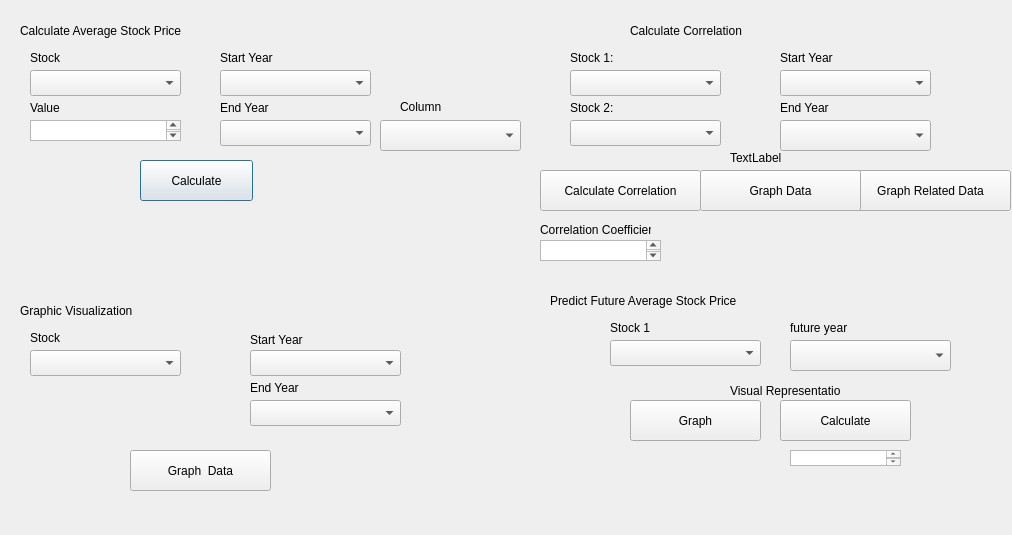
<?xml version="1.0" encoding="UTF-8"?>
<ui version="4.0">
 <class>Dialog</class>
 <widget class="QDialog" name="Dialog">
  <property name="geometry">
   <rect>
    <x>0</x>
    <y>0</y>
    <width>1012</width>
    <height>535</height>
   </rect>
  </property>
  <property name="windowTitle">
   <string>Dialog</string>
  </property>
  <property name="styleSheet">
   <string notr="true"/>
  </property>
  <widget class="QComboBox" name="comboBox">
   <property name="geometry">
    <rect>
     <x>30</x>
     <y>70</y>
     <width>151</width>
     <height>26</height>
    </rect>
   </property>
  </widget>
  <widget class="QLabel" name="label">
   <property name="geometry">
    <rect>
     <x>20</x>
     <y>10</y>
     <width>461</width>
     <height>41</height>
    </rect>
   </property>
   <property name="styleSheet">
    <string notr="true">font: 26pt &quot;Georgia&quot;;</string>
   </property>
   <property name="text">
    <string>Calculate Average Stock Price</string>
   </property>
  </widget>
  <widget class="QPushButton" name="pushButton">
   <property name="geometry">
    <rect>
     <x>140</x>
     <y>160</y>
     <width>113</width>
     <height>41</height>
    </rect>
   </property>
   <property name="text">
    <string>Calculate</string>
   </property>
  </widget>
  <widget class="QTextEdit" name="textEdit">
   <property name="geometry">
    <rect>
     <x>30</x>
     <y>120</y>
     <width>151</width>
     <height>21</height>
    </rect>
   </property>
  </widget>
  <widget class="QLabel" name="label_2">
   <property name="geometry">
    <rect>
     <x>20</x>
     <y>290</y>
     <width>321</width>
     <height>41</height>
    </rect>
   </property>
   <property name="styleSheet">
    <string notr="true">font: 25pt &quot;Georgia&quot;;</string>
   </property>
   <property name="text">
    <string>Graphic Visualization</string>
   </property>
  </widget>
  <widget class="QComboBox" name="comboBox_3">
   <property name="geometry">
    <rect>
     <x>30</x>
     <y>350</y>
     <width>151</width>
     <height>26</height>
    </rect>
   </property>
  </widget>
  <widget class="QLabel" name="label_3">
   <property name="geometry">
    <rect>
     <x>30</x>
     <y>50</y>
     <width>81</width>
     <height>16</height>
    </rect>
   </property>
   <property name="text">
    <string>Stock</string>
   </property>
  </widget>
  <widget class="QLabel" name="label_5">
   <property name="geometry">
    <rect>
     <x>30</x>
     <y>330</y>
     <width>81</width>
     <height>16</height>
    </rect>
   </property>
   <property name="text">
    <string>Stock</string>
   </property>
  </widget>
  <widget class="QComboBox" name="comboBox_5">
   <property name="geometry">
    <rect>
     <x>250</x>
     <y>350</y>
     <width>151</width>
     <height>26</height>
    </rect>
   </property>
  </widget>
  <widget class="QLabel" name="label_6">
   <property name="geometry">
    <rect>
     <x>250</x>
     <y>330</y>
     <width>71</width>
     <height>20</height>
    </rect>
   </property>
   <property name="text">
    <string>Start Year</string>
   </property>
  </widget>
  <widget class="QComboBox" name="comboBox_6">
   <property name="geometry">
    <rect>
     <x>250</x>
     <y>400</y>
     <width>151</width>
     <height>26</height>
    </rect>
   </property>
  </widget>
  <widget class="QLabel" name="label_8">
   <property name="geometry">
    <rect>
     <x>250</x>
     <y>380</y>
     <width>60</width>
     <height>16</height>
    </rect>
   </property>
   <property name="text">
    <string>End Year</string>
   </property>
  </widget>
  <widget class="QPushButton" name="pushButton_2">
   <property name="geometry">
    <rect>
     <x>130</x>
     <y>450</y>
     <width>141</width>
     <height>41</height>
    </rect>
   </property>
   <property name="text">
    <string>Graph  Data</string>
   </property>
  </widget>
  <widget class="QPushButton" name="pushButton_3">
   <property name="geometry">
    <rect>
     <x>850</x>
     <y>170</y>
     <width>161</width>
     <height>41</height>
    </rect>
   </property>
   <property name="text">
    <string>Graph Related Data</string>
   </property>
  </widget>
  <widget class="QPushButton" name="pushButton_4">
   <property name="geometry">
    <rect>
     <x>540</x>
     <y>170</y>
     <width>161</width>
     <height>41</height>
    </rect>
   </property>
   <property name="text">
    <string>Calculate Correlation</string>
   </property>
  </widget>
  <widget class="QLabel" name="label_11">
   <property name="geometry">
    <rect>
     <x>550</x>
     <y>280</y>
     <width>431</width>
     <height>41</height>
    </rect>
   </property>
   <property name="styleSheet">
    <string notr="true">font: 25pt &quot;Georgia&quot;;</string>
   </property>
   <property name="text">
    <string>Predict Future Average Stock Price</string>
   </property>
  </widget>
  <widget class="QComboBox" name="comboBox_7">
   <property name="geometry">
    <rect>
     <x>610</x>
     <y>340</y>
     <width>151</width>
     <height>26</height>
    </rect>
   </property>
  </widget>
  <widget class="QLabel" name="label_12">
   <property name="geometry">
    <rect>
     <x>610</x>
     <y>320</y>
     <width>81</width>
     <height>16</height>
    </rect>
   </property>
   <property name="text">
    <string>Stock 1</string>
   </property>
  </widget>
  <widget class="QLabel" name="label_15">
   <property name="geometry">
    <rect>
     <x>790</x>
     <y>320</y>
     <width>60</width>
     <height>16</height>
    </rect>
   </property>
   <property name="text">
    <string>future year</string>
   </property>
  </widget>
  <widget class="QComboBox" name="comboBox_10">
   <property name="geometry">
    <rect>
     <x>790</x>
     <y>340</y>
     <width>161</width>
     <height>31</height>
    </rect>
   </property>
  </widget>
  <widget class="QPushButton" name="pushButton_5">
   <property name="geometry">
    <rect>
     <x>630</x>
     <y>400</y>
     <width>131</width>
     <height>41</height>
    </rect>
   </property>
   <property name="text">
    <string>Graph</string>
   </property>
  </widget>
  <widget class="QPushButton" name="pushButton_6">
   <property name="geometry">
    <rect>
     <x>780</x>
     <y>400</y>
     <width>131</width>
     <height>41</height>
    </rect>
   </property>
   <property name="text">
    <string>Calculate</string>
   </property>
  </widget>
  <widget class="QLabel" name="label_16">
   <property name="geometry">
    <rect>
     <x>630</x>
     <y>10</y>
     <width>311</width>
     <height>41</height>
    </rect>
   </property>
   <property name="styleSheet">
    <string notr="true">font: 25pt &quot;Georgia&quot;;</string>
   </property>
   <property name="text">
    <string>Calculate Correlation</string>
   </property>
  </widget>
  <widget class="QComboBox" name="comboBox_11">
   <property name="geometry">
    <rect>
     <x>570</x>
     <y>70</y>
     <width>151</width>
     <height>26</height>
    </rect>
   </property>
  </widget>
  <widget class="QLabel" name="label_17">
   <property name="geometry">
    <rect>
     <x>570</x>
     <y>50</y>
     <width>81</width>
     <height>16</height>
    </rect>
   </property>
   <property name="text">
    <string>Stock 1:</string>
   </property>
  </widget>
  <widget class="QLabel" name="label_18">
   <property name="geometry">
    <rect>
     <x>570</x>
     <y>100</y>
     <width>81</width>
     <height>16</height>
    </rect>
   </property>
   <property name="text">
    <string>Stock 2:</string>
   </property>
  </widget>
  <widget class="QComboBox" name="comboBox_12">
   <property name="geometry">
    <rect>
     <x>570</x>
     <y>120</y>
     <width>151</width>
     <height>26</height>
    </rect>
   </property>
  </widget>
  <widget class="QComboBox" name="comboBox_13">
   <property name="geometry">
    <rect>
     <x>780</x>
     <y>70</y>
     <width>151</width>
     <height>26</height>
    </rect>
   </property>
  </widget>
  <widget class="QLabel" name="label_19">
   <property name="geometry">
    <rect>
     <x>780</x>
     <y>50</y>
     <width>91</width>
     <height>16</height>
    </rect>
   </property>
   <property name="text">
    <string>Start Year</string>
   </property>
  </widget>
  <widget class="QLabel" name="label_20">
   <property name="geometry">
    <rect>
     <x>780</x>
     <y>100</y>
     <width>81</width>
     <height>16</height>
    </rect>
   </property>
   <property name="text">
    <string>End Year</string>
   </property>
  </widget>
  <widget class="QComboBox" name="comboBox_14">
   <property name="geometry">
    <rect>
     <x>780</x>
     <y>120</y>
     <width>151</width>
     <height>31</height>
    </rect>
   </property>
  </widget>
  <widget class="QPushButton" name="pushButton_7">
   <property name="geometry">
    <rect>
     <x>700</x>
     <y>170</y>
     <width>161</width>
     <height>41</height>
    </rect>
   </property>
   <property name="text">
    <string>Graph Data</string>
   </property>
  </widget>
  <widget class="QLabel" name="label_21">
   <property name="geometry">
    <rect>
     <x>730</x>
     <y>150</y>
     <width>60</width>
     <height>16</height>
    </rect>
   </property>
   <property name="text">
    <string>TextLabel</string>
   </property>
  </widget>
  <widget class="QLabel" name="label_22">
   <property name="geometry">
    <rect>
     <x>730</x>
     <y>380</y>
     <width>111</width>
     <height>21</height>
    </rect>
   </property>
   <property name="text">
    <string>Visual Representations</string>
   </property>
  </widget>
  <widget class="QComboBox" name="comboBox_2">
   <property name="geometry">
    <rect>
     <x>220</x>
     <y>70</y>
     <width>151</width>
     <height>26</height>
    </rect>
   </property>
  </widget>
  <widget class="QLabel" name="label_4">
   <property name="geometry">
    <rect>
     <x>220</x>
     <y>50</y>
     <width>71</width>
     <height>16</height>
    </rect>
   </property>
   <property name="text">
    <string>Start Year</string>
   </property>
  </widget>
  <widget class="QComboBox" name="comboBox_15">
   <property name="geometry">
    <rect>
     <x>220</x>
     <y>120</y>
     <width>151</width>
     <height>26</height>
    </rect>
   </property>
  </widget>
  <widget class="QLabel" name="label_10">
   <property name="geometry">
    <rect>
     <x>220</x>
     <y>100</y>
     <width>60</width>
     <height>16</height>
    </rect>
   </property>
   <property name="text">
    <string>End Year</string>
   </property>
  </widget>
  <widget class="QLabel" name="label_23">
   <property name="geometry">
    <rect>
     <x>30</x>
     <y>100</y>
     <width>60</width>
     <height>16</height>
    </rect>
   </property>
   <property name="text">
    <string>Value</string>
   </property>
  </widget>
  <widget class="QComboBox" name="comboBox_4">
   <property name="geometry">
    <rect>
     <x>380</x>
     <y>120</y>
     <width>141</width>
     <height>31</height>
    </rect>
   </property>
  </widget>
  <widget class="QLabel" name="label_7">
   <property name="geometry">
    <rect>
     <x>400</x>
     <y>100</y>
     <width>47</width>
     <height>13</height>
    </rect>
   </property>
   <property name="text">
    <string>Column</string>
   </property>
  </widget>
  <widget class="QTextEdit" name="textEdit_2">
   <property name="geometry">
    <rect>
     <x>540</x>
     <y>240</y>
     <width>121</width>
     <height>21</height>
    </rect>
   </property>
  </widget>
  <widget class="QLabel" name="label_9">
   <property name="geometry">
    <rect>
     <x>540</x>
     <y>220</y>
     <width>111</width>
     <height>20</height>
    </rect>
   </property>
   <property name="text">
    <string>Correlation Coefficient</string>
   </property>
  </widget>
  <widget class="QTextEdit" name="textEdit_3">
   <property name="geometry">
    <rect>
     <x>790</x>
     <y>450</y>
     <width>111</width>
     <height>16</height>
    </rect>
   </property>
  </widget>
 </widget>
 <resources/>
 <connections/>
</ui>
